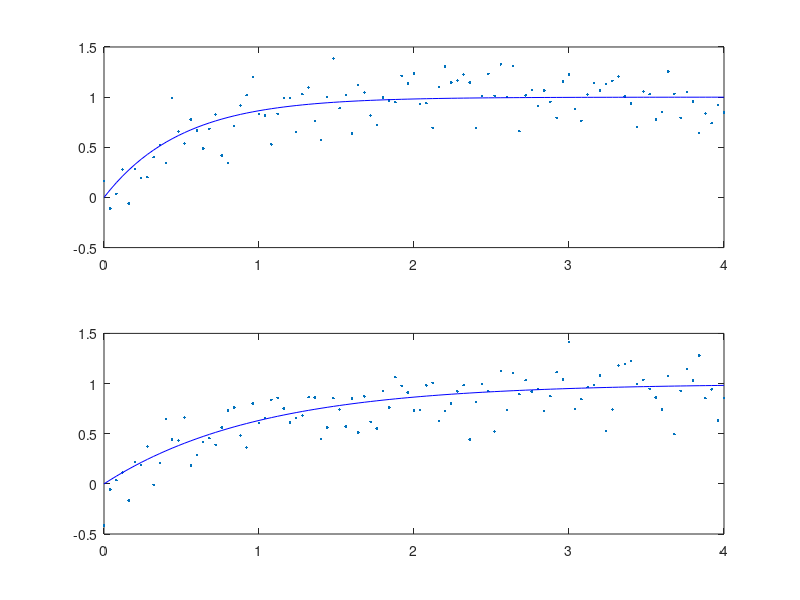

MATLAB code to generate this figure: (Note: this script raises an error after producing the figure.)
%    test profPDAM function

%  -----------------------------------------------------------
%  set up a two-variable exponential problem
%  -----------------------------------------------------------

t = linspace(0,4,101)';

%  exponential functions, no forcing, two initial values

sigma = 0.2;
y10 =     exp(-2.*t);
y1  = y10 + sigma.*randn(101,1);
y20 =     exp(-t);
y2  = y20 + sigma.*randn(101,1);

%  exponential functions, unit forcing, two gain values

sigma = 0.2;
y10 = 1.*(1-exp(-2.*t));
y1  = y10 + sigma.*randn(101,1);
y20 = 1.*(1-exp(-t));
y2  = y20 + sigma.*randn(101,1);

subplot(2,1,1)
plot(t, y1, '.', t, y10, 'b-')
subplot(2,1,2)
plot(t, y2, '.', t, y20, 'b-')

%  set up basis for fitting first set of data

nbasis1   = 5;
norder1   = 4;
basisobj1 = create_bspline_basis([0,4],nbasis1,norder1);
% nbasis1   = 3;
% basisobj1 = create_monomial_basis([0,4],nbasis1);
basismat1 = eval_basis(t, basisobj1);

Bmat1     = basismat1'*basismat1;
Dmat1     = basismat1'*y1;

quadpts = [linspace(0,4,201)'];
quadwts = ones(201,1);
quadwts(2:2:200) = 4;
quadwts(3:2:199) = 2;
quadwts = (4/200).*quadwts/3;
quadvals = [quadpts, quadwts];

basisobj1 = putquadvals(basisobj1, quadvals);

for ivalue=1:2
    basisvalues1    = eval_basis(quadpts, basisobj1, ivalue-1);
    values1{ivalue} = basisvalues1.*(sqrt(quadwts)*ones(1,nbasis1));
end

basisobj1 = putvalues(basisobj1, values1);

%  set up basis for fitting second set of data

nbasis2   = 5;
norder2   = 4;
basisobj2 = create_bspline_basis([0,4],nbasis2,norder2);
% nbasis2   = 3;
% basisobj2 = create_monomial_basis([0,4],nbasis2);
basismat2 = eval_basis(t, basisobj2);

Bmat2     = basismat2'*basismat2;
Dmat2     = basismat2'*y2;

basisobj2 = putquadvals(basisobj2, quadvals);

for ivalue=1:2
    basisvalues2    = eval_basis(quadpts, basisobj2, ivalue-1);
    values2{ivalue} = basisvalues2.*(sqrt(quadwts)*ones(1,nbasis2));
end

basisobj2 = putvalues(basisobj2, values2);

%  set up bases for weight functions for output 1

%  variable 1:

% bbasis11 = create_monomial_basis([0,4],2);
bbasis11 = create_constant_basis([0,4]);

bbasis11 = putquadvals(bbasis11, quadvals);

%  compute basis fn & deriv. values and load into BASISOBJ
%  note:  do not weight basis function values

clear bvalues11
for ivalue=1:1
    bbasisvalues11    = eval_basis(quadpts, bbasis11);
    bvalues11{ivalue} = bbasisvalues11;
end

bbasis11 = putvalues(bbasis11, bvalues11);

%  variable 2:

bbasis12 = create_constant_basis([0,4]);

bbasis12 = putquadvals(bbasis12, quadvals);

%  compute basis fn & deriv. values and load into BASISOBJ
%  note:  do not weight basis function values

clear bvalues12
for ivalue=1:1
    bbasisvalues12    = eval_basis(quadpts, bbasis12);
    bvalues12{ivalue} = bbasisvalues12;
end

bbasis12 = putvalues(bbasis12, bvalues12);

% bwtcell1{1} = fdPar(fd([1;0], bbasis11));
bwtcell1{1} = fdPar(fd(1, bbasis12));
bwtcell1{2} = fdPar(fd(0, bbasis12));

%  set up bases for weight functions for output 2

%  variable 1:

bbasis21 = create_constant_basis([0,4]);

bbasis21 = putquadvals(bbasis21, quadvals);

%  compute basis fn & deriv. values and load into BASISOBJ
%  note:  do not weight basis function values

clear bvalues21
for ivalue=1:1
    bbasisvalues21    = eval_basis(quadpts, bbasis21);
    bvalues21{ivalue} = bbasisvalues21;
end

bbasis21 = putvalues(bbasis21, bvalues21);

%  variable 2:

% bbasis22 = create_monomial_basis([0,4],2);
bbasis22 = create_constant_basis([0,4]);

bbasis22 = putquadvals(bbasis22, quadvals);

%  compute basis fn & deriv. values and load into BASISOBJ
%  note:  do not weight basis function values

clear bvalues22
for ivalue=1:1
    bbasisvalues22    = eval_basis(quadpts, bbasis22);
    bvalues22{ivalue} = bbasisvalues22;
end

bbasis22 = putvalues(bbasis22, bvalues22);

bwtcell2{1} = fdPar(fd(1, bbasis21));
% bwtcell2{2} = fdPar(fd([1;0], bbasis22));
bwtcell2{2} = fdPar(fd(2, bbasis22));

%  set up basis for weight functions for input

%  Variable 1:

abasis1 = create_constant_basis([0,4]);

abasis1 = putquadvals(abasis1, quadvals);

%  compute basis fn & deriv. values and load into BASISOBJ
%  note:  these are not weighted

clear avalues1
abasisvalues1    = eval_basis(quadpts, abasis1);
avalues1{ivalue} = abasisvalues1;

abasis1 = putvalues(abasis1, avalues1);

awtcell1{1} = fdPar(fd(1, abasis1));

%  Variable 2:

% abasis2 = create_monomial_basis([0,4],2);
abasis2 = create_constant_basis([0,4]);

abasis2 = putquadvals(abasis2, quadvals);

%  compute basis fn & deriv. values and load into BASISOBJ
%  note:  these are not weighted

clear avalues2
abasisvalues2    = eval_basis(quadpts, abasis2);
avalues2{ivalue} = abasisvalues2;

abasis2 = putvalues(abasis2, avalues2);

% awtcell2{1} = fdPar(fd([2;0], abasis2));
awtcell2{1} = fdPar(fd(2, abasis2));

%  set up forcing function

ufdcell{1} = fd(1,abasis1);

clear fitcell

%  first fitcell

fitstruct1.y = y1;
fitstruct1.basisobj = basisobj1;
fitstruct1.basismat = basismat1;
fitstruct1.Bmat = Bmat1;
fitstruct1.Dmat = Dmat1;
fitstruct1.lambda = 1e0;
fitstruct1.bwtcell = bwtcell1;
% fitstruct1.awtcell = {};
% fitstruct1.ufdcell = {};
fitstruct1.awtcell = awtcell1;
fitstruct1.ufdcell = ufdcell;
fitcell{1} = fitstruct1;

%  second fitcell

fitstruct2.y = y2;
fitstruct2.basisobj = basisobj2;
fitstruct2.basismat = basismat2;
fitstruct2.Bmat = Bmat2;
fitstruct2.Dmat = Dmat2;
fitstruct2.lambda = 1e0;
fitstruct2.bwtcell = bwtcell2;
% fitstruct2.awtcell = {};
% fitstruct2.ufdcell = {};
fitstruct2.awtcell = awtcell2;
fitstruct2.ufdcell = ufdcell;
fitcell{2} = fitstruct2;

derivs = 1;

bvec = [2, 0, 0, 1]';  %  initial values for unforced example

bvec = [ [1, 0, 0],  1, ...
         [0, 2, 0], [2, 0] ]';  %  initial values for forced example

bvec = [ [2, 0],  2, ...
         [0, 1],  1 ]';         %  initial values for forced example

[PENSSE, DPENSSE, coefcell] = ...
                 profPDAm(bvec, fitcell, derivs);

coefcell{1}

coefcell{2}

fdobj1 = fd(coefcell{1}, basisobj1);
fdobj2 = fd(coefcell{2}, basisobj2);

subplot(2,1,1)
plotfit_fd(y1, t, fdobj1)
subplot(2,1,2)
plotfit_fd(y2, t, fdobj2)

PENSSE

DPENSSE

%  check out derivatives

PENSSE0  = PENSSE;
bvec0 = bvec;

for i=1:length(bvec);
    bvec = bvec0;
    bvec(i) = bvec(i) + 0.00001;
    PENSSE = profPDAm(bvec, fitcell, derivs);
    [(PENSSE - PENSSE0)/0.00001, DPENSSE(i)]
end

%  set up options for FMINUNC

options = optimset('LargeScale', 'off', 'Display', ...
                   'iter', 'MaxIter', 20, 'GradObj', 'off', ...
                   'TolFun', 1e-5, 'TolCon', 1e-5, ...
                   'TolX',   1e-5, 'TolPCG', 1e-5);

% optimize the fit

bvec0 = [2, 0, 0, 1]';  %  initial values for unforced example
bvec0 = [ [2, 0.1],  2, [0.1, 1],  1 ]'; %  initial values for forced example


[bvec, fval, exitflag, output, grad] = ...
            fminunc(@profPDAm, bvec0, options, ...
                    fitcell, 0);

bvec

%     1.7992
%     0.2370
%     0.1322
%     0.9671

[PENSSE, DPENSSE, coefcell, penmatcell, Dpenmatcell] = ...
                 profPDAm(bvec, fitcell, derivs);

fdobj1 = fd(coefcell{1}, basisobj1);
fdobj2 = fd(coefcell{2}, basisobj2);

subplot(2,1,1)
plotfit_fd(y1, t, fdobj1)
subplot(2,1,2)
plotfit_fd(y2, t, fdobj2)

PENSSE

DPENSSE

for ivar=1:2
    disp(ivar)
    Dpenstruct = Dpenmatcell{ivar}; 
    disp(Dpenstruct.DSmat);
    disp(Dpenstruct.DTmat);
    disp(Dpenstruct.DUmat);
    disp(Dpenstruct.DaVmat);
    disp(Dpenstruct.DbVmat);
end

